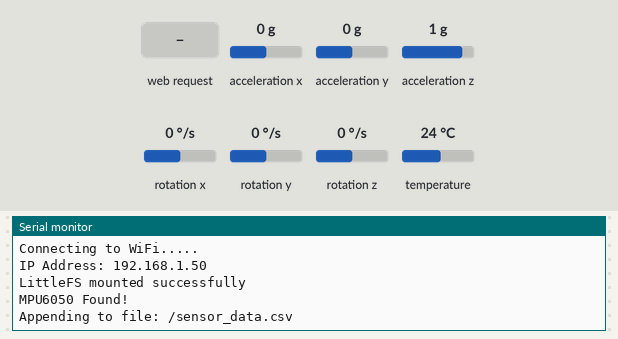
Simulated run of this sketch. Board: ESP32. Parts: the last lines printed to the serial monitor. The test bench sets the inputs (shaded band); at power-on: acceleration x 0 g, acceleration y 0 g, acceleration z 1 g, rotation x 0 °/s, rotation y 0 °/s, rotation z 0 °/s, temperature 24 °C. WiFi joins after 1.5 s; servers stay silent unless stated; storage starts empty.

Above: at 3.2 s.
3.3 s: HTTP request GET /start_record received
At 3.8 s:
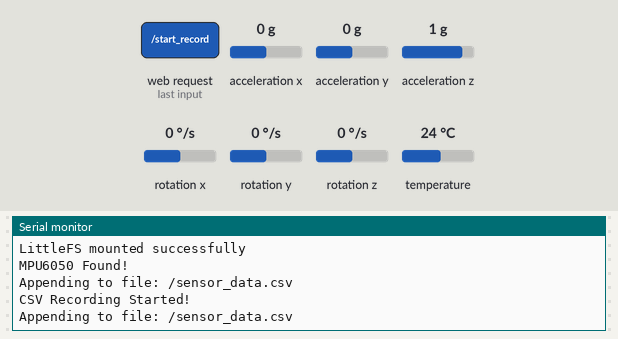
4.8 s: HTTP request GET /stop_record received
At 5.5 s:
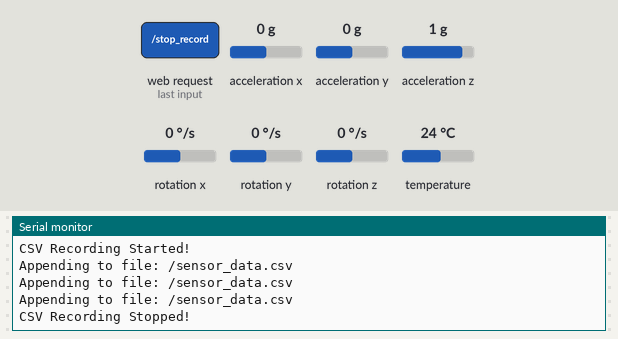

Measured:
- after the input at 3.3 s, the serial monitor: prints a new line at once (image 1)
- after the input at 4.8 s, the serial monitor: prints a new line at once (image 2)

The sketch:

ESP32_MPU_6050_Web_Server.ino
```cpp
#include <Arduino.h>
#include <WiFi.h>
#include <AsyncTCP.h>
#include <ESPAsyncWebServer.h>
#include <Adafruit_MPU6050.h>
#include <Adafruit_Sensor.h>
#include <Arduino_JSON.h>
#include "LittleFS.h"

// credenciales de red
const char* ssid = "INFINITUM8895";
const char* password = "333NmGEs4s";

// Nombre del archivo CSV
const char* DATA_FILE = "/sensor_data.csv";
// Intervalo de registro CSV (cada 500 ms)
unsigned long lastTimeDataRecord = 0;
const unsigned long DATA_RECORD_DELAY = 500;

// === NUEVA VARIABLE DE ESTADO ===
bool dataRecording = false; // Controla si se está grabando activamente

// Create AsyncWebServer object on port 80
AsyncWebServer server(80);
// Create an Event Source on /events
AsyncEventSource events("/events");
// Json Variable to Hold Sensor Readings
JSONVar readings;

// Timer variables
unsigned long lastTime = 0;
unsigned long lastTimeTemperature = 0;
unsigned long lastTimeAcc = 0;
unsigned long gyroDelay = 10;
unsigned long temperatureDelay = 1000;
unsigned long accelerometerDelay = 200;

// Create a sensor object
Adafruit_MPU6050 mpu;

sensors_event_t a, g, temp;

float gyroX, gyroY, gyroZ;
float accX, accY, accZ;
float temperature;

//Gyroscope sensor deviation
float gyroXerror = 0.14;
float gyroYerror = 0.06;
float gyroZerror = 0.02;

// --- Funciones de Archivo LittleFS ---

// Escribe datos al final del archivo especificado
void appendFile(fs::FS &fs, const char * path, const char * message){
    Serial.printf("Appending to file: %s\n", path);
    File file = fs.open(path, FILE_APPEND);
    if(!file){
        Serial.println("Failed to open file for appending");
        return;
    }
    if(file.print(message)){
        // Serial.println("Message appended");
    } else {
        Serial.println("Append failed");
    }
    file.close();
}

// Función para registrar los datos actuales en el CSV
void recordData() {
  // Asegúrate de obtener los últimos datos antes de grabar
  mpu.getEvent(&a, &g, &temp);

  String dataMessage = "";

  // Encabezados: Timestamp_ms,Gyro_X,Gyro_Y,Gyro_Z,Acc_X,Acc_Y,Acc_Z,Temperature_C

  // Agregar un timestamp
  dataMessage += String(millis()) + ",";

  // Datos de Gyroscopio (X, Y, Z) - Usamos los valores integrados
  dataMessage += String(gyroX) + ",";
  dataMessage += String(gyroY) + ",";
  dataMessage += String(gyroZ) + ",";

  // Datos de Acelerómetro (X, Y, Z)
  dataMessage += String(a.acceleration.x) + ",";
  dataMessage += String(a.acceleration.y) + ",";
  dataMessage += String(a.acceleration.z) + ",";

  // Temperatura
  dataMessage += String(temp.temperature) + "\n";

  appendFile(LittleFS, DATA_FILE, dataMessage.c_str());
}

// --- Funciones de Inicialización ---

// Init MPU6050
void initMPU(){
  if (!mpu.begin()) {
    Serial.println("Failed to find MPU6050 chip");
    while (1) {
      delay(10);
    }
  }
  Serial.println("MPU6050 Found!");
}

void initLittleFS() {
  if (!LittleFS.begin()) {
    Serial.println("An error has occurred while mounting LittleFS");
  }
  Serial.println("LittleFS mounted successfully");
}

// Initialize WiFi
void initWiFi() {
  WiFi.mode(WIFI_STA);
  // Deshabilitar el modo de ahorro de energía para estabilidad
  WiFi.setSleep(false);
  WiFi.begin(ssid, password);
  Serial.println("");
  Serial.print("Connecting to WiFi...");
  // Bucle de espera de conexión
  while (WiFi.status() != WL_CONNECTED) {
    Serial.print(".");
    delay(1000);
  }
  Serial.println("");
  Serial.print("IP Address: ");
  Serial.println(WiFi.localIP());
}

// --- Funciones de Lectura de Sensores Originales (sin cambios) ---

String getGyroReadings(){
  mpu.getEvent(&a, &g, &temp);
  float gyroX_temp = g.gyro.x;
  if(abs(gyroX_temp) > gyroXerror)  {
    gyroX += gyroX_temp/50.00;
  }
  float gyroY_temp = g.gyro.y;
  if(abs(gyroY_temp) > gyroYerror) {
    gyroY += gyroY_temp/70.00;
  }
  float gyroZ_temp = g.gyro.z;
  if(abs(gyroZ_temp) > gyroZerror) {
    gyroZ += gyroZ_temp/90.00;
  }
  readings["gyroX"] = String(gyroX);
  readings["gyroY"] = String(gyroY);
  readings["gyroZ"] = String(gyroZ);
  String jsonString = JSON.stringify(readings);
  return jsonString;
}

String getAccReadings() {
  mpu.getEvent(&a, &g, &temp);
  accX = a.acceleration.x;
  accY = a.acceleration.y;
  accZ = a.acceleration.z;
  readings["accX"] = String(accX);
  readings["accY"] = String(accY);
  readings["accZ"] = String(accZ);
  String accString = JSON.stringify (readings);
  return accString;
}

String getTemperature(){
  mpu.getEvent(&a, &g, &temp);
  temperature = temp.temperature;
  return String(temperature);
}

// --- Setup y Loop ---

void setup() {
  Serial.begin(115200);
  initWiFi();
  initLittleFS();
  initMPU();

  // 1. ELIMINAR y ESCRIBIR ENCABEZADOS del CSV solo en el primer inicio
  if (LittleFS.exists(DATA_FILE)) {
    LittleFS.remove(DATA_FILE);
    Serial.println("Existing data file removed.");
  }
  // Encabezados del archivo CSV
  const char* header = "Timestamp_ms,Gyro_X,Gyro_Y,Gyro_Z,Acc_X,Acc_Y,Acc_Z,Temperature_C\n";
  appendFile(LittleFS, DATA_FILE, header);


  // --- HANDLERS ESPECÍFICOS (DEBEN IR PRIMERO) ---

  // === NUEVOS HANDLERS PARA GRABACIÓN CSV ===
  server.on("/start_record", HTTP_GET, [](AsyncWebServerRequest *request){
    dataRecording = true;
    Serial.println("CSV Recording Started!");
    request->send(200, "text/plain", "Recording Started");
  });

  server.on("/stop_record", HTTP_GET, [](AsyncWebServerRequest *request){
    dataRecording = false;
    Serial.println("CSV Recording Stopped!");
    request->send(200, "text/plain", "Recording Stopped");
  });
  // ===========================================

  // Handlers para resetear las variables del giroscopio
  server.on("/reset", HTTP_GET, [](AsyncWebServerRequest *request){
    gyroX=0;
    gyroY=0;
    gyroZ=0;
    request->send(200, "text/plain", "OK");
  });
  server.on("/resetX", HTTP_GET, [](AsyncWebServerRequest *request){
    gyroX=0;
    request->send(200, "text/plain", "OK");
  });
  server.on("/resetY", HTTP_GET, [](AsyncWebServerRequest *request){
    gyroY=0;
    request->send(200, "text/plain", "OK");
  });
  server.on("/resetZ", HTTP_GET, [](AsyncWebServerRequest *request){
    gyroZ=0;
    request->send(200, "text/plain", "OK");
  });

  // Endpoint para ver/descargar el archivo CSV
  server.on("/data", HTTP_GET, [](AsyncWebServerRequest *request){
    request->send(LittleFS, DATA_FILE, "text/csv");
  });


  // --- HANDLERS GENÉRICOS ---

  // Servir la página principal (index.html)
  server.on("/", HTTP_GET, [](AsyncWebServerRequest *request){
    request->send(LittleFS, "/index.html", "text/html");
  });

  // Servir todos los demás archivos estáticos (style.css, script.js, etc.)
  server.serveStatic("/", LittleFS, "/");

  // Handle Web Server Events
  events.onConnect([](AsyncEventSourceClient *client){
    if(client->lastId()){
      Serial.printf("Client reconnected! Last message ID that it got is: %u\n", client->lastId());
    }
    client->send("hello!", NULL, millis(), 10000);
  });
  server.addHandler(&events);

  server.begin();
}

void loop() {
  // --- Eventos Server-Sent (para el Dashboard Web) ---
  if ((millis() - lastTime) > gyroDelay) {
    events.send(getGyroReadings().c_str(),"gyro_readings",millis());
    lastTime = millis();
  }
  if ((millis() - lastTimeAcc) > accelerometerDelay) {
    events.send(getAccReadings().c_str(),"accelerometer_readings",millis());
    lastTimeAcc = millis();
  }
  if ((millis() - lastTimeTemperature) > temperatureDelay) {
    events.send(getTemperature().c_str(),"temperature_reading",millis());
    lastTimeTemperature = millis();
  }

  // --- Lógica de Registro CSV Condicional ---
  // Solo registra datos si la variable 'dataRecording' es verdadera
  if (dataRecording && (millis() - lastTimeDataRecord) > DATA_RECORD_DELAY) {
    recordData();
    lastTimeDataRecord = millis();
  }
}
```

main.cpp
```cpp
#include <Arduino.h>
#include <Wire.h>
#include <MPU6050.h>

MPU6050 mpu;

// Constante de escala para convertir datos crudos a G's
const float ACCEL_SCALE = 16384.0;

int16_t ax, ay, az;

// Variables para controlar el muestreo (20 Hz)
unsigned long previousMillis = 0;
const long interval = 50;

void setup() {
  Serial.begin(115200);
  Wire.begin();

  delay(100);

  // Imprimir encabezado con unidades de G y la Magnitud
  Serial.println("Timestamp (ms),Ax (G),Ay (G),Az (G),Magnitud (G)");

  mpu.initialize();

  if (mpu.testConnection()) {
    Serial.println("CONEXION_MPU_OK");
  } else {
    Serial.println("ERROR_MPU");
  }
}

void loop() {
  unsigned long currentMillis = millis();

  // Muestrear cada 50 ms
  if (currentMillis - previousMillis >= interval) {
    previousMillis = currentMillis;

    // 1. Lectura de datos crudos (solo aceleración)
    // Se ignoran los giroscopios para simplificar la visualización del movimiento
    int16_t gx, gy, gz;
    mpu.getMotion6(&ax, &ay, &az, &gx, &gy, &gz);

    // 2. Conversión a G's (valores decimales)
    float acc_x_g = (float)ax / ACCEL_SCALE;
    float acc_y_g = (float)ay / ACCEL_SCALE;
    float acc_z_g = (float)az / ACCEL_SCALE;

    // 3. Cálculo de la Magnitud Vectorial (Fuerza total)
    // Magnitud = sqrt(x² + y² + z²)
    float magnitude = sqrt(
      acc_x_g * acc_x_g +
      acc_y_g * acc_y_g +
      acc_z_g * acc_z_g
    );

    // 4. Salida en formato CSV con precisión decimal
    Serial.print(currentMillis); Serial.print(",");

    // Usamos dos decimales para una mejor lectura
    Serial.print(acc_x_g, 2); Serial.print(",");
    Serial.print(acc_y_g, 2); Serial.print(",");
    Serial.print(acc_z_g, 2); Serial.print(",");

    // El valor clave: la Magnitud
    Serial.print(magnitude, 2); Serial.println();
  }
}
```
